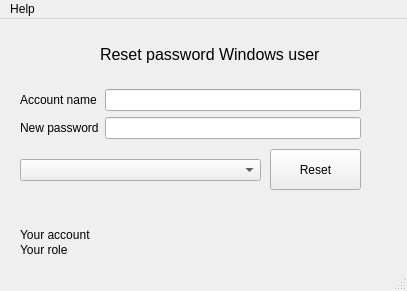
<?xml version="1.0" encoding="UTF-8"?>
<ui version="4.0">
 <class>MainWindow</class>
 <widget class="QMainWindow" name="MainWindow">
  <property name="geometry">
   <rect>
    <x>0</x>
    <y>0</y>
    <width>407</width>
    <height>291</height>
   </rect>
  </property>
  <property name="windowTitle">
   <string>MainWindow</string>
  </property>
  <widget class="QWidget" name="centralwidget">
   <widget class="QLabel" name="label_title">
    <property name="geometry">
     <rect>
      <x>100</x>
      <y>20</y>
      <width>251</width>
      <height>31</height>
     </rect>
    </property>
    <property name="font">
     <font>
      <pointsize>12</pointsize>
     </font>
    </property>
    <property name="text">
     <string>Reset password Windows user</string>
    </property>
   </widget>
   <widget class="QLabel" name="label_account">
    <property name="geometry">
     <rect>
      <x>20</x>
      <y>205</y>
      <width>371</width>
      <height>21</height>
     </rect>
    </property>
    <property name="text">
     <string>Your account</string>
    </property>
   </widget>
   <widget class="QLabel" name="label_role">
    <property name="geometry">
     <rect>
      <x>20</x>
      <y>220</y>
      <width>281</width>
      <height>21</height>
     </rect>
    </property>
    <property name="text">
     <string>Your role</string>
    </property>
   </widget>
   <widget class="QPushButton" name="pushButton_reset">
    <property name="geometry">
     <rect>
      <x>270</x>
      <y>130</y>
      <width>91</width>
      <height>41</height>
     </rect>
    </property>
    <property name="text">
     <string>Reset</string>
    </property>
    <property name="shortcut">
     <string>Return</string>
    </property>
   </widget>
   <widget class="QWidget" name="formLayoutWidget_2">
    <property name="geometry">
     <rect>
      <x>20</x>
      <y>70</y>
      <width>341</width>
      <height>61</height>
     </rect>
    </property>
    <layout class="QFormLayout" name="formLayout_2">
     <item row="0" column="0">
      <widget class="QLabel" name="label">
       <property name="text">
        <string>Account name</string>
       </property>
      </widget>
     </item>
     <item row="0" column="1">
      <widget class="QLineEdit" name="lineEdit_account_name">
       <property name="clearButtonEnabled">
        <bool>true</bool>
       </property>
      </widget>
     </item>
     <item row="1" column="0">
      <widget class="QLabel" name="label_2">
       <property name="text">
        <string>New password</string>
       </property>
      </widget>
     </item>
     <item row="1" column="1">
      <widget class="QLineEdit" name="lineEdit_account_password">
       <property name="clearButtonEnabled">
        <bool>true</bool>
       </property>
      </widget>
     </item>
    </layout>
   </widget>
   <widget class="QComboBox" name="comboBox_domain_users">
    <property name="geometry">
     <rect>
      <x>20</x>
      <y>140</y>
      <width>241</width>
      <height>22</height>
     </rect>
    </property>
   </widget>
  </widget>
  <widget class="QMenuBar" name="menubar">
   <property name="geometry">
    <rect>
     <x>0</x>
     <y>0</y>
     <width>407</width>
     <height>21</height>
    </rect>
   </property>
   <widget class="QMenu" name="menuHelp">
    <property name="title">
     <string>Help</string>
    </property>
    <addaction name="actionInfo"/>
    <addaction name="actionUpdate"/>
   </widget>
   <addaction name="menuHelp"/>
  </widget>
  <widget class="QStatusBar" name="statusbar"/>
  <action name="actionInfo">
   <property name="text">
    <string>Info</string>
   </property>
   <property name="shortcut">
    <string>Ctrl+I</string>
   </property>
  </action>
  <action name="actionUpdate">
   <property name="text">
    <string>Update</string>
   </property>
   <property name="shortcut">
    <string>Ctrl+U</string>
   </property>
  </action>
 </widget>
 <resources/>
 <connections/>
</ui>
